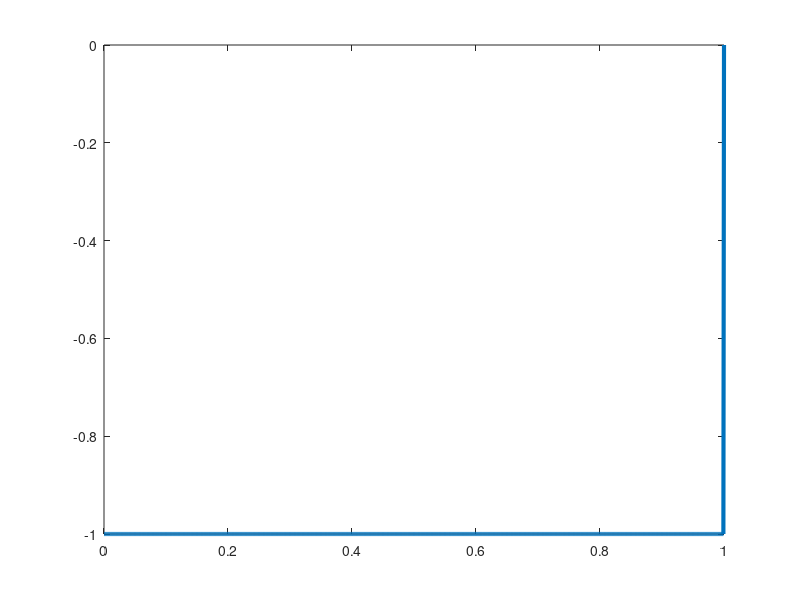

MATLAB code to generate this figure:
bits = [1 0 0 0 0 0 0 0 0 0 0 0 1 1 0];
bitrate = 1;
n = 1000;
T = length(bits)/bitrate;
N = n*length(bits);
dt = T/N;
t = 0:dt:T;
x = zeros(1,length(t));
counter = 0;
lastbit = 1;
for i=1:length(bits)
  if bits(i)==0
    counter = counter + 1;
    if counter==8
      x((i-1-7)*n+1:(i-7)*n) = 0;
      x((i-1-6)*n+1:(i-6)*n) = 0;
      x((i-1-5)*n+1:(i-5)*n) = 0;
      x((i-1-4)*n+1:(i-4)*n) = lastbit;
      x((i-1-3)*n+1:(i-3)*n) = -lastbit;
      lastbit = -lastbit;
      x((i-1-2)*n+1:(i-2)*n) = 0;
      x((i-1-1)*n+1:(i-1)*n) = lastbit;
      x((i-1)*n+1:i*n) = -lastbit;
      lastbit = -lastbit;
      counter = 0;
    end
  else
    counter = 0;
    x((i-1)*n+1:i*n) = -lastbit;
    lastbit = -lastbit;
  end
end
plot(t, x, 'Linewidth', 3);
lastbit = 1;
for i = 1:length(t)
  if t(i)>counter
    counter = counter + 1;
    if x(i)==lastbit
      result(counter:counter+4) = 0;
      counter = counter + 4;
    else
      if(x(i)==0)
        result(counter) = 0;
      else
        result(counter) = 1;
        lastbit = -lastbit;
      end
    end
  end
end
disp('B8ZS Encoding:');
disp(result);
bits = input('prompt');
bitrate = 1;
n = 1000;
T = length(bits)/bitrate;
N = n*length(bits);
dt = T/N;
t = 0:dt:T;
x = zeros(1,length(t));
counter = 0;
lastbit = 1;
for i=1:length(bits)
  if bits(i)==0
    counter = counter + 1;
    if counter==8
      x((i-1-7)*n+1:(i-7)*n) = 0;
      x((i-1-6)*n+1:(i-6)*n) = 0;
      x((i-1-5)*n+1:(i-5)*n) = 0;
      x((i-1-4)*n+1:(i-4)*n) = lastbit;
      x((i-1-3)*n+1:(i-3)*n) = -lastbit;
      lastbit = -lastbit;
      x((i-1-2)*n+1:(i-2)*n) = 0;
      x((i-1-1)*n+1:(i-1)*n) = lastbit;
      x((i-1)*n+1:i*n) = -lastbit;
      lastbit = -lastbit;
      counter = 0;
    end
  else
    counter = 0;
    x((i-1)*n+1:i*n) = -lastbit;
    lastbit = -lastbit;
  end
end
plot(t, x, 'Linewidth', 3);
counter = 0;
lastbit = 1;
for i = 1:length(t)
  if t(i)>counter
    counter = counter + 1;
    if x(i)==lastbit
      result(counter:counter+4) = 0;
      counter = counter + 4;
    else
      if(x(i)==0)
        result(counter) = 0;
      else
        result(counter) = 1;
        lastbit = -lastbit;
      end
    end
  end
end
disp('B8ZS Encoding:');
disp(result);


